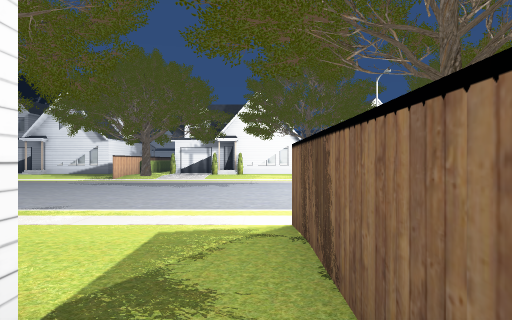
View 1 (above)

24 first-person views from a walk through a Unity game level. The camera is 1.5 m above the floor, looks level and sees 70° across. The floor is counted in squares, 2 m on a side. Each view is taken from the middle of a square. On the plan, view 1 faces up. The plan holds only what a view shows up to about 11 squares ahead; the rest is blank. The place goes on beyond the plan. The player is left out. Door leaves are left out, so doorways stand open.

View 2
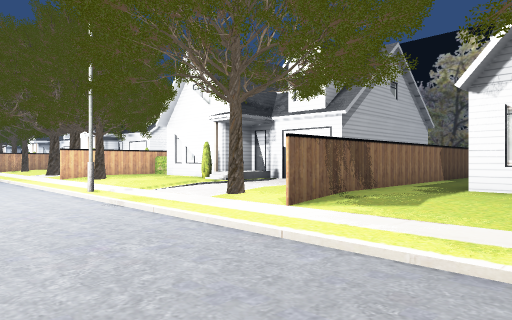

View 3
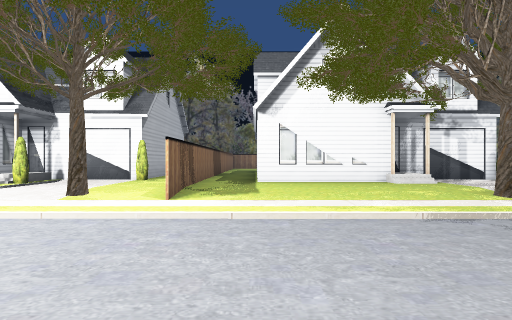

View 4
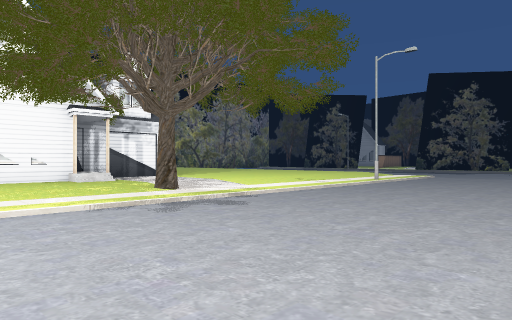

View 5
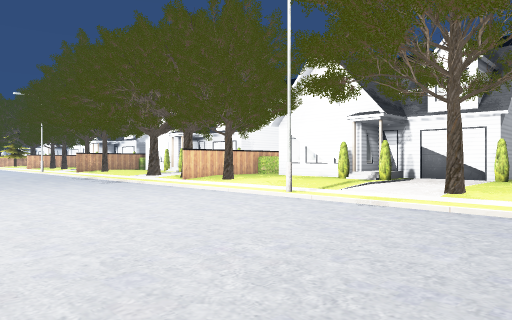

View 6
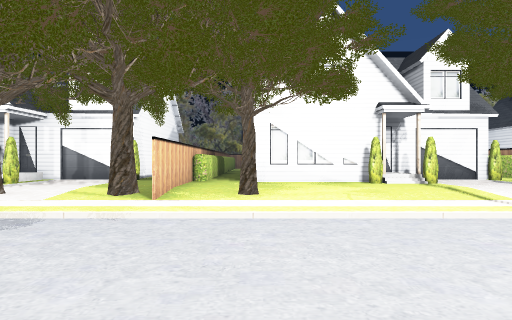

View 7
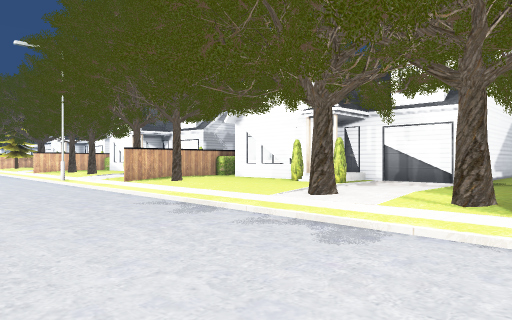

View 8
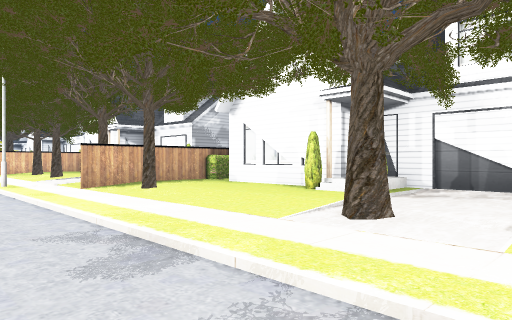

View 9
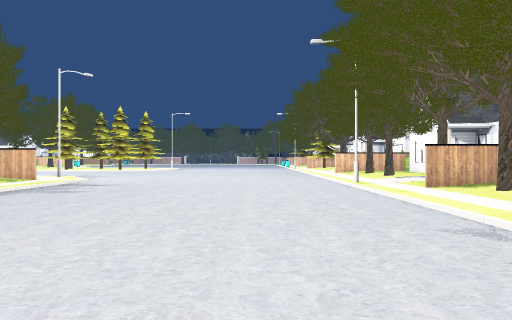

View 10
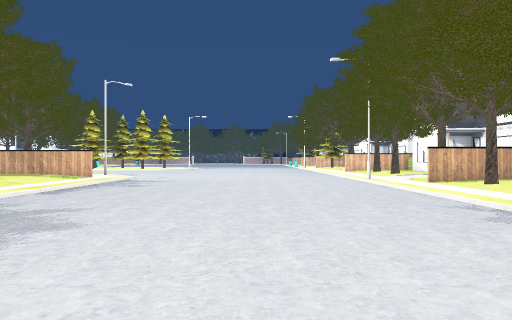

View 11
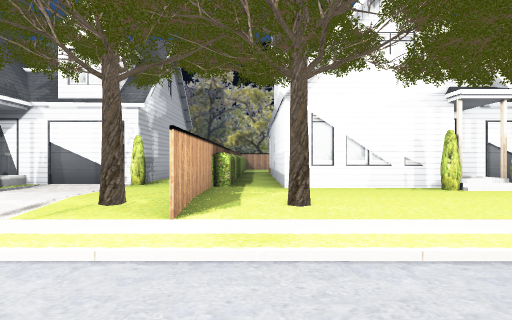

View 12
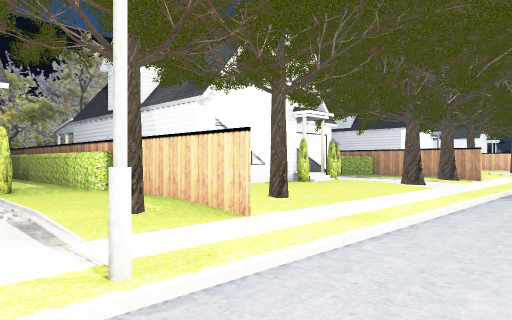

View 13
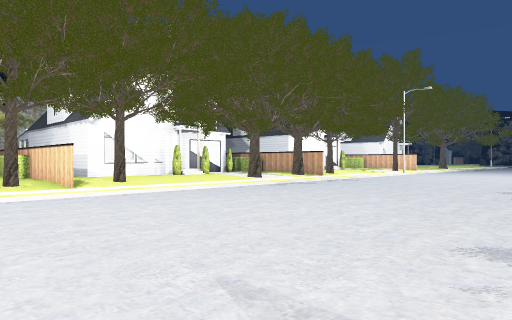

View 14
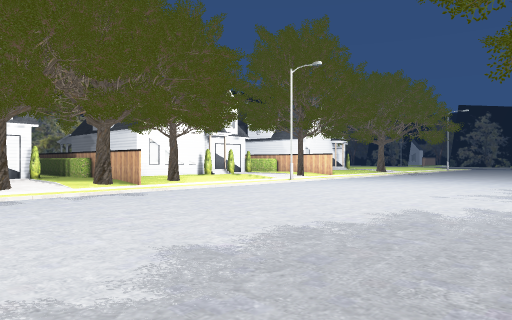

View 15
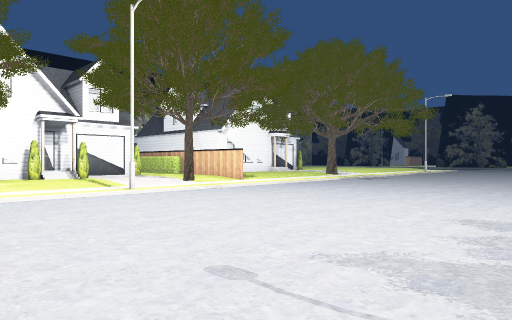

View 16
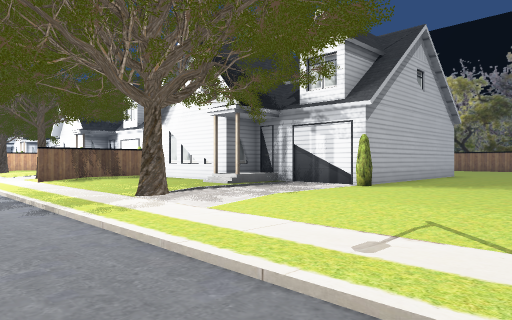

View 17
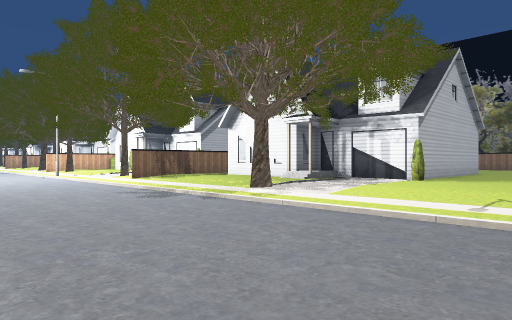

View 18
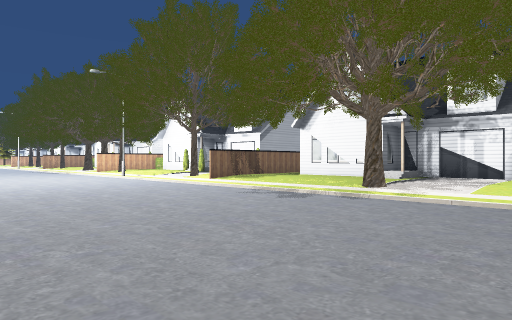

View 19
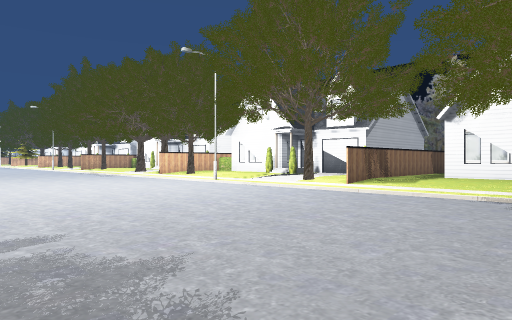

View 20
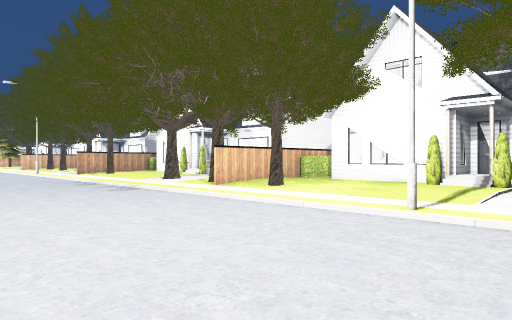

View 21
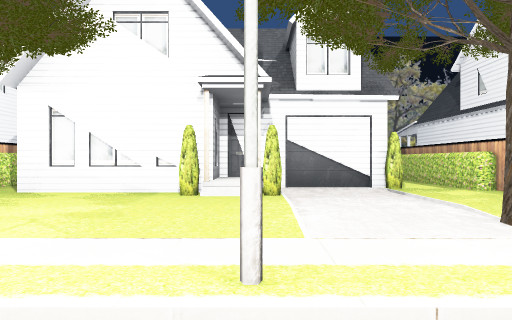

View 22
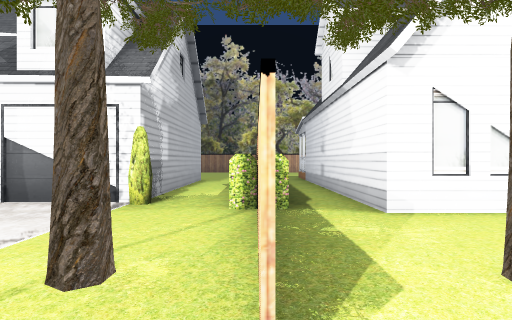

View 23
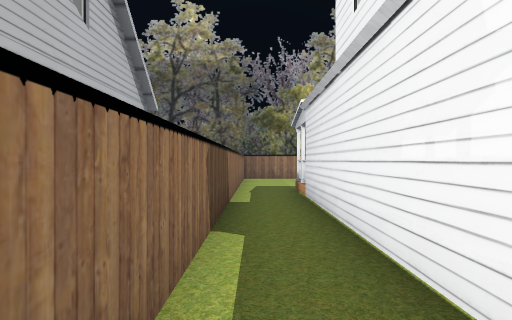

View 24
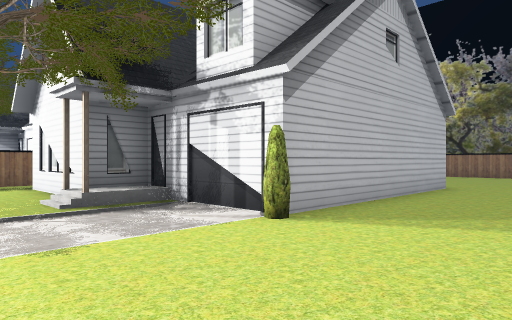

### Floor plan
Key: @ floor where view 1 was taken; # wall or solid block; . main floor; : floor 0.25 m higher than the main floor; + floor 0.75 m higher than the main floor; / step, stairs or slope; ^ raised ledge; O other object.
Columns run from 12 left of view 1 to 24 right of it. Each row starts with its distance up from view 1.
 17                                 ..
 16                               ......
 15                          // ////////
 14        . ..       ...................
 13   . ..  ............................
 12    ..................................
 11 . ...................................
 10 ....................................
  9 ....................................
  8 .....................................
  7 ....................................
  6 .................#.................#.
  5 .....................................
  4  ::::.#::::::#:..::::#:#:.#::::#:##..
  3  ::::::::::::#:::::::::#:::::::::#:::
  2  ::::::/:::::#:::OO::::#:::OO::::#:::
  1  :::O::+##O#:^O::/OOO#:^O::/#O#O:#:O:
  0  :::#OOO   #@^OOOOO   :^ OOOO  O:^:OO
 -1   ::#      O:^         ^:O     O:^:#
 -2   ::#      O:^          :O     O:^:#
 -3   ::#      #:^          :O     O:^:#
 -4   ::#      #:^                 O:^:#

Positions as (right, up) in squares from view 1, and headings:
1: (0, 0), facing up
2: (-3, 9), facing down-right
3: (-1, 11), facing down
4: (-1, 12), facing down-left
5: (0, 12), facing down-right
6: (9, 11), facing down
7: (10, 10), facing down-right
8: (12, 8), facing down-right
9: (12, 9), facing right
10: (10, 10), facing right
11: (20, 9), facing down
12: (24, 8), facing down-left
13: (24, 14), facing down-left
14: (16, 15), facing down-left
15: (9, 14), facing down-left
16: (-12, 8), facing down-right
17: (-12, 11), facing down-right
18: (-10, 13), facing down-right
19: (-5, 14), facing down-right
20: (3, 11), facing down-right
21: (5, 8), facing down
22: (21, 6), facing down
23: (0, 2), facing down
24: (-11, 4), facing down-right
